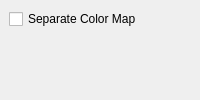
<?xml version="1.0" encoding="UTF-8"?>
<ui version="4.0">
 <class>ModulePropertiesPanel</class>
 <widget class="QWidget" name="ModulePropertiesPanel">
  <property name="windowTitle">
   <string>Form</string>
  </property>
  <layout class="QVBoxLayout" name="verticalLayout">
   <property name="spacing">
    <number>0</number>
   </property>
   <property name="leftMargin">
    <number>0</number>
   </property>
   <property name="topMargin">
    <number>0</number>
   </property>
   <property name="rightMargin">
    <number>0</number>
   </property>
   <property name="bottomMargin">
    <number>0</number>
   </property>
   <item>
    <widget class="QWidget" name="DetachColorMapWidget" native="true">
     <property name="sizePolicy">
      <sizepolicy hsizetype="Preferred" vsizetype="Fixed">
       <horstretch>0</horstretch>
       <verstretch>0</verstretch>
      </sizepolicy>
     </property>
     <property name="styleSheet">
      <string notr="true"/>
     </property>
     <layout class="QFormLayout" name="formLayout">
      <property name="bottomMargin">
       <number>0</number>
      </property>
      <item row="0" column="0">
       <widget class="QCheckBox" name="DetachColorMap">
        <property name="toolTip">
         <string>&lt;html&gt;&lt;head/&gt;&lt;body&gt;&lt;p&gt;When checked, tomviz will use a separate color map for this module. Otherwise, the default behavior is to use the color map associated with the data.  &lt;/p&gt;&lt;/body&gt;&lt;/html&gt;</string>
        </property>
        <property name="text">
         <string>Separate Color Map</string>
        </property>
       </widget>
      </item>
     </layout>
    </widget>
   </item>
   <item>
    <widget class="QWidget" name="PropertiesWidget" native="true">
     <zorder>DetachColorMap</zorder>
    </widget>
   </item>
  </layout>
 </widget>
 <resources>
  <include location="../ParaView3/ParaView/Qt/Components/Resources/pqComponents.qrc"/>
  <include location="../ParaView3/ParaView/Qt/Widgets/Resources/QtWidgets.qrc"/>
 </resources>
 <connections/>
</ui>
